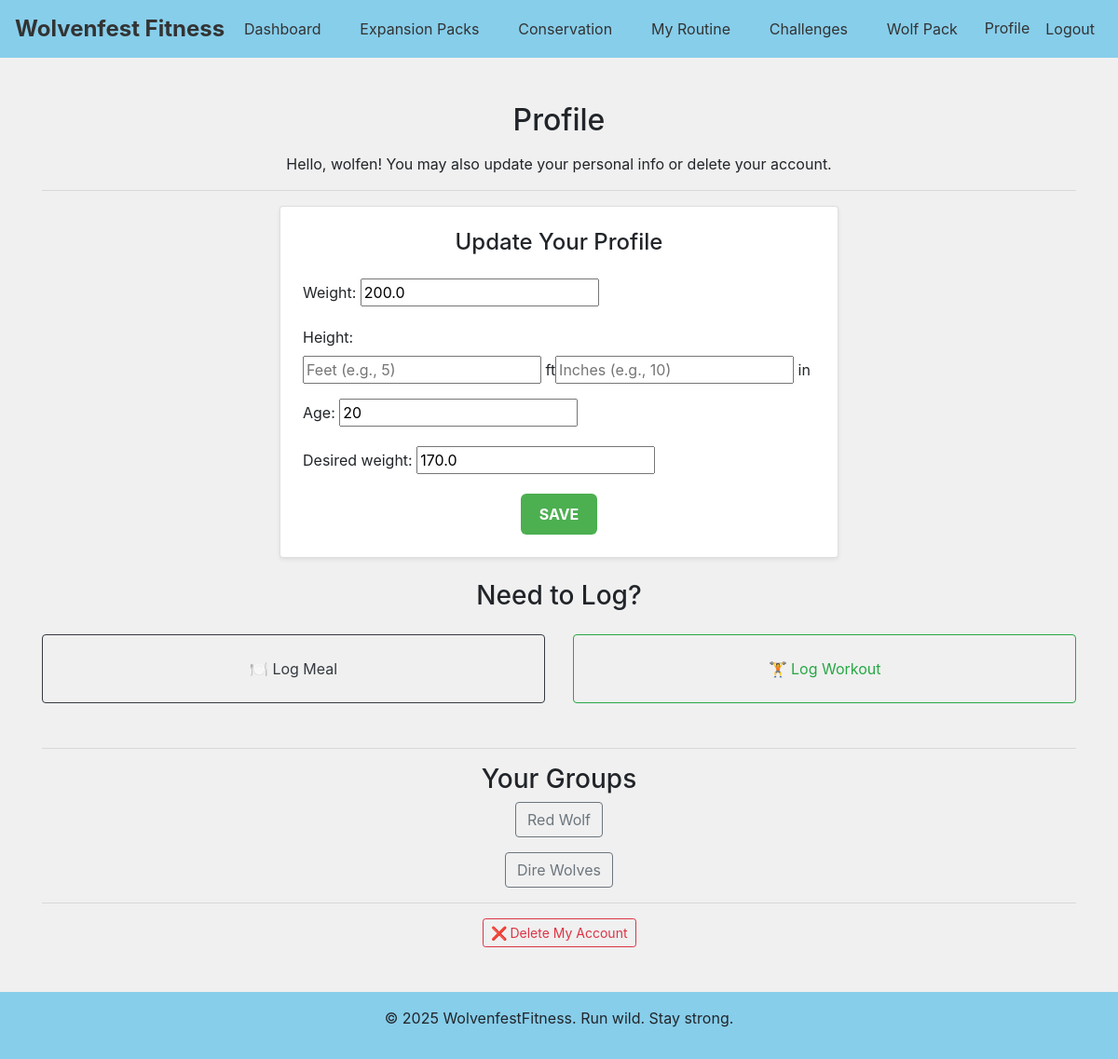
The page /profile/ (signed in) on the database as committed earlier.
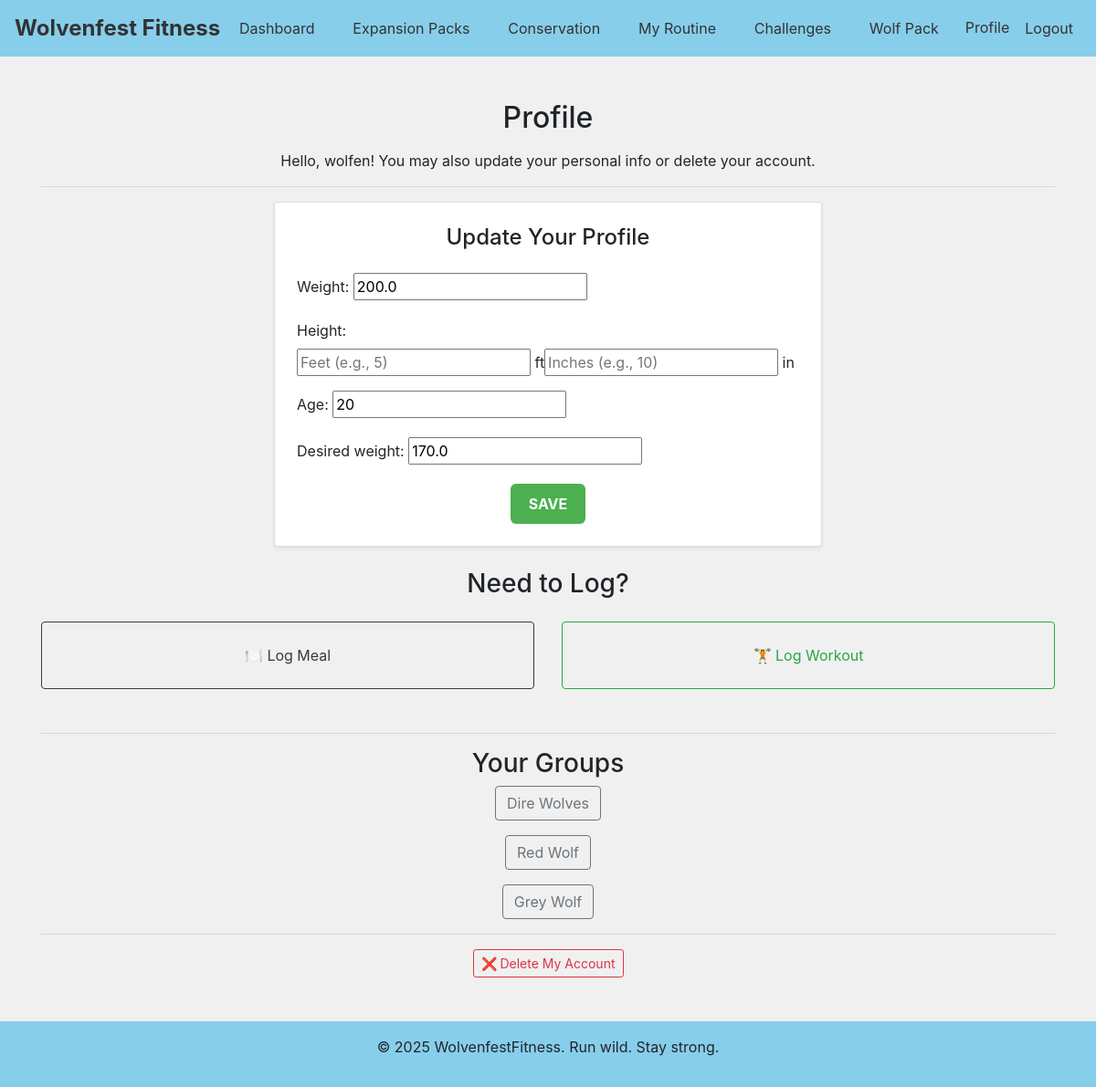
The same page on the database as committed later.
### my_app/models.py (models this page shows, shortened)
class Group(models.Model):
    name = models.CharField(max_length=255, unique=True) # Unique name for the group
    description = models.TextField(blank=True) # Optional description
    created_at = models.DateTimeField(auto_now_add=True) # Creation timestamp
    members = models.ManyToManyField(User, related_name='custom_groups', blank=True) # Many-to-many relationship with User

### my_app/views.py (the view)
# urls.py: path('profile/', profile_view, name='profile'),
@login_required
def profile_view(request):
    profile, created = Profile.objects.get_or_create(user=request.user)
    if request.method == 'POST': # If the form has been submitted, create a form instance with the submitted data
        form = ProfileForm(request.POST, instance=profile)
        if form.is_valid():
            form.save()
            return redirect('profile')
    else:
        form = ProfileForm(instance=profile)
    return render(request, 'account/profile.html', {
        'profile_form': form,
    })

### my_app/forms.py
class ProfileForm(forms.ModelForm):
    class Meta:
        model = Profile
        fields = ['weight', 'height_feet', 'height_inches', 'age', 'desired_weight']
        widgets = {
            'weight': forms.NumberInput(attrs={'placeholder': 'Your current weight (kg)'}),
            'height_feet': forms.NumberInput(attrs={'placeholder': 'Feet (e.g., 5)'}),
            'height_inches': forms.NumberInput(attrs={'placeholder': 'Inches (e.g., 10)'}),
            'age': forms.NumberInput(attrs={'placeholder': 'Your age'}),
            'desired_weight': forms.NumberInput(attrs={'placeholder': 'Target weight (kg)'})
        }

### templates/account/profile.html (shortened to what this page needs)
{% extends "base.html" %}
{% block content %}
    <h2 class="text-center mt-5">Profile</h2>
    <p class="text-center mt-3">Hello, {{ user.username }}! You may also update your personal info or delete your account.</p>
    <hr>
    <div class="d-flex justify-content-center mb-4">
        <div class="card p-4 shadow-sm" style="max-width: 600px; width: 100%;">
            <h4 class="mb-4 text-center">Update Your Profile</h4>
            <form method="POST">
                <div class="mb-3">
                    {{ profile_form.weight.label_tag }}
                    {{ profile_form.weight }}
                </div>
                <div class="mb-3">
                    <label for="id_height_feet">Height:</label>
                    <div class="d-flex gap-2">
                        <div>
                            {{ profile_form.height_feet }} <span>ft</span>
                        </div>
                        <div>
                            {{ profile_form.height_inches }} <span>in</span>
                        </div>
                    </div>
                </div>
                <div class="mb-3">
                    {{ profile_form.age.label_tag }}
                    {{ profile_form.age }}
                </div>
                <div class="mb-3">
                    {{ profile_form.desired_weight.label_tag }}
                    {{ profile_form.desired_weight }}
                </div>
                <div class="text-center">
                    <button type="submit" class="btn btn-primary">Save</button>
                </div>
            </form>
        </div>
    </div>
    <h3 class="text-center">Need to Log?</h3>
    <div class="row text-center mt-4 mb-5">
        <div class="col-md-6">
            <a href="{% url 'log_meal' %}" class="btn btn-outline-dark w-100 p-4">🍽️ Log Meal</a>
        </div>
        <div class="col-md-6">
            <a href="{% url 'log_workout' %}" class="btn btn-outline-success w-100 p-4">🏋️ Log Workout</a>
        </div>
    </div>
    <hr>
    <h3 class="text-center">Your Groups</h3>
    {% if user.custom_groups.all %}
        {% for group in user.custom_groups.all %}
            <p class="text-center">
                <a href="{% url 'group_detail' group.id %}" class="btn btn-outline-secondary">{{ group.name }}</a>
            </p>
        {% endfor %}
    {% else %}
        <p class="text-center">You are not part of any groups.</p>
    {% endif %}
    <hr>
    <form method="POST" action="{% url 'delete_account' %}">
        <div class="text-center">
            <button type="submit" class="btn btn-outline-danger btn-sm" onclick="return confirm('Are you sure you want to delete your account? This cannot be undone.')">
                ❌ Delete My Account
            </button>
        </div>
    </form>
{% endblock %}

Rows that differ between the two databases and show on the page:
shown differently, row unchanged: Group "Dire Wolves": moves up the list
added Group: name "Grey Wolf"
